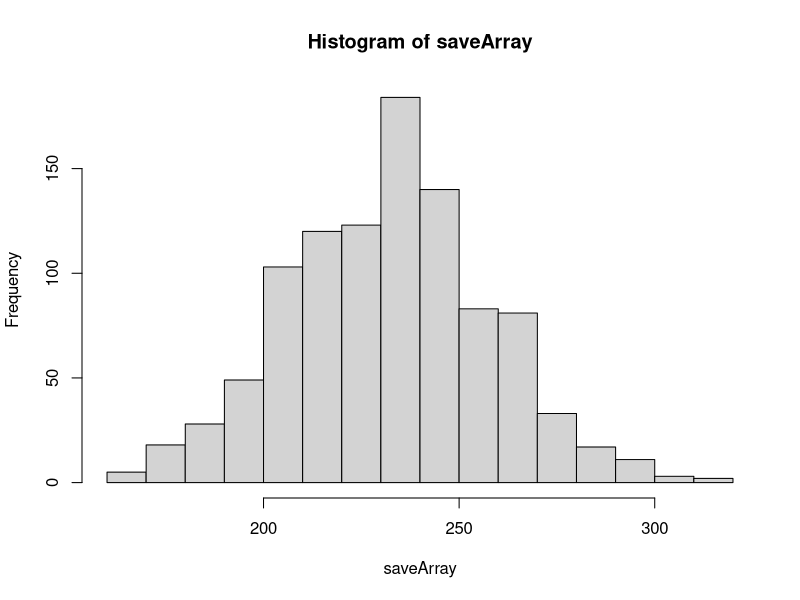
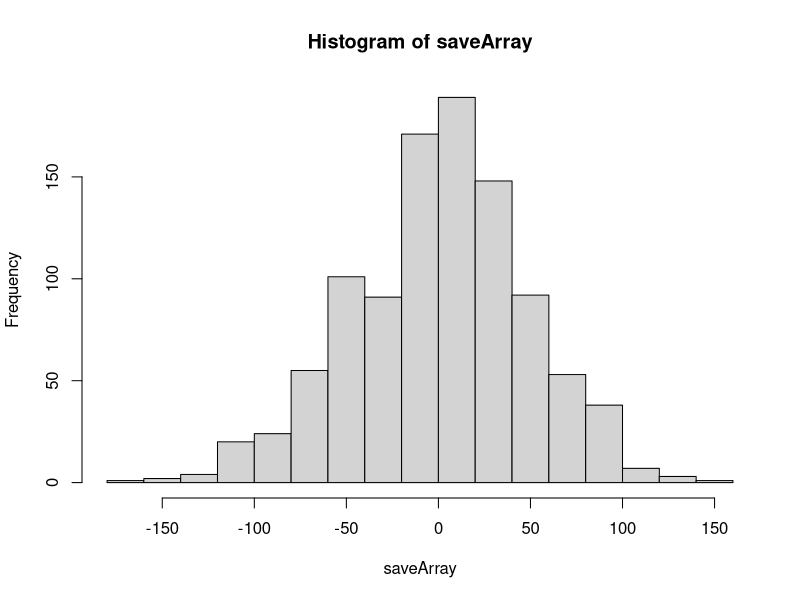
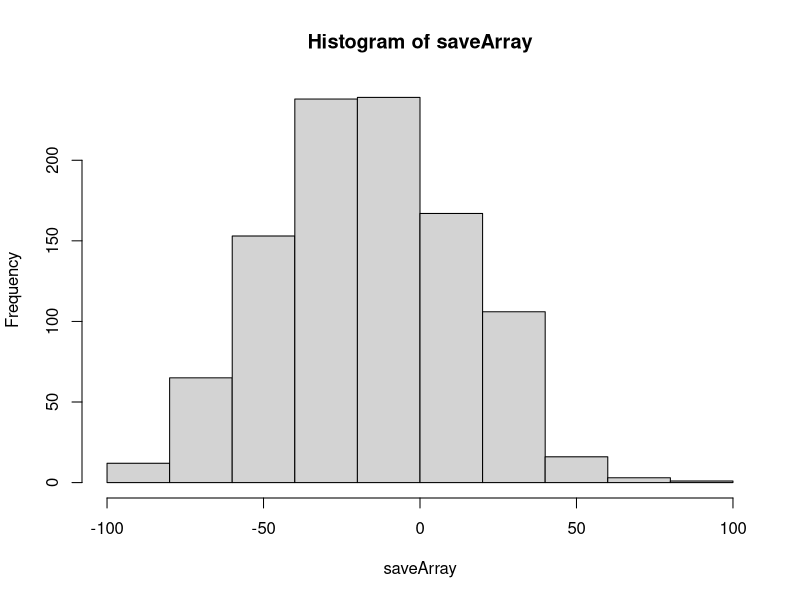

Reproduce these figures in R, in order.
## ---- chunk 1
knitr::opts_chunk$set(echo = TRUE)
## ---- chunk 2
days = 1:365

students = 35
classes = 15
runs = students*classes
payout = 2

saveArray= vector ('numeric')
for (k in 1:1000){
    bank =0
    for(i in 1:runs){
      sampleClass = sample(days, students, replace =TRUE)

    repeats = length(unique(sampleClass))
    if (repeats ==35) bank = bank - payout
    else bank = bank + 1
  }
saveArray [k]= bank
}

## ---- chunk 3
hist(saveArray)
## ---- chunk 4
print ('average amt:')
print (mean(saveArray))
## ---- chunk 5
days = 1:365

students = 35
classes = 15
runs = students*classes
payout = 4.39

saveArray= vector ('numeric')
for (k in 1:1000){
    bank =0
    for(i in 1:runs){
      sampleClass = sample(days, students, replace =TRUE)

    repeats = length(unique(sampleClass))
    if (repeats ==35) bank = bank - payout
    else bank = bank + 1
  }
saveArray [k]= bank
}

## ---- chunk 6
hist(saveArray)
## ---- chunk 7
print('Instructor Wager')
print(payout)

print('average amount')
print(mean(saveArray))


## ---- chunk 8
days = 1:365

students = 28
classes = 15
runs = students*classes
payout = 2

saveArray= vector ('numeric')
for (k in 1:1000){
    bank =0
    for(i in 1:runs){
      sampleClass = sample(days, students, replace =TRUE)

    repeats = length(unique(sampleClass))
    if (repeats == students) bank = bank - payout
    else bank = bank + 1
  }
saveArray [k]= bank
}
## ---- chunk 9
hist(saveArray)
## ---- chunk 10
print('student Count')
print(students)
print('average amount')
print(mean(saveArray))
